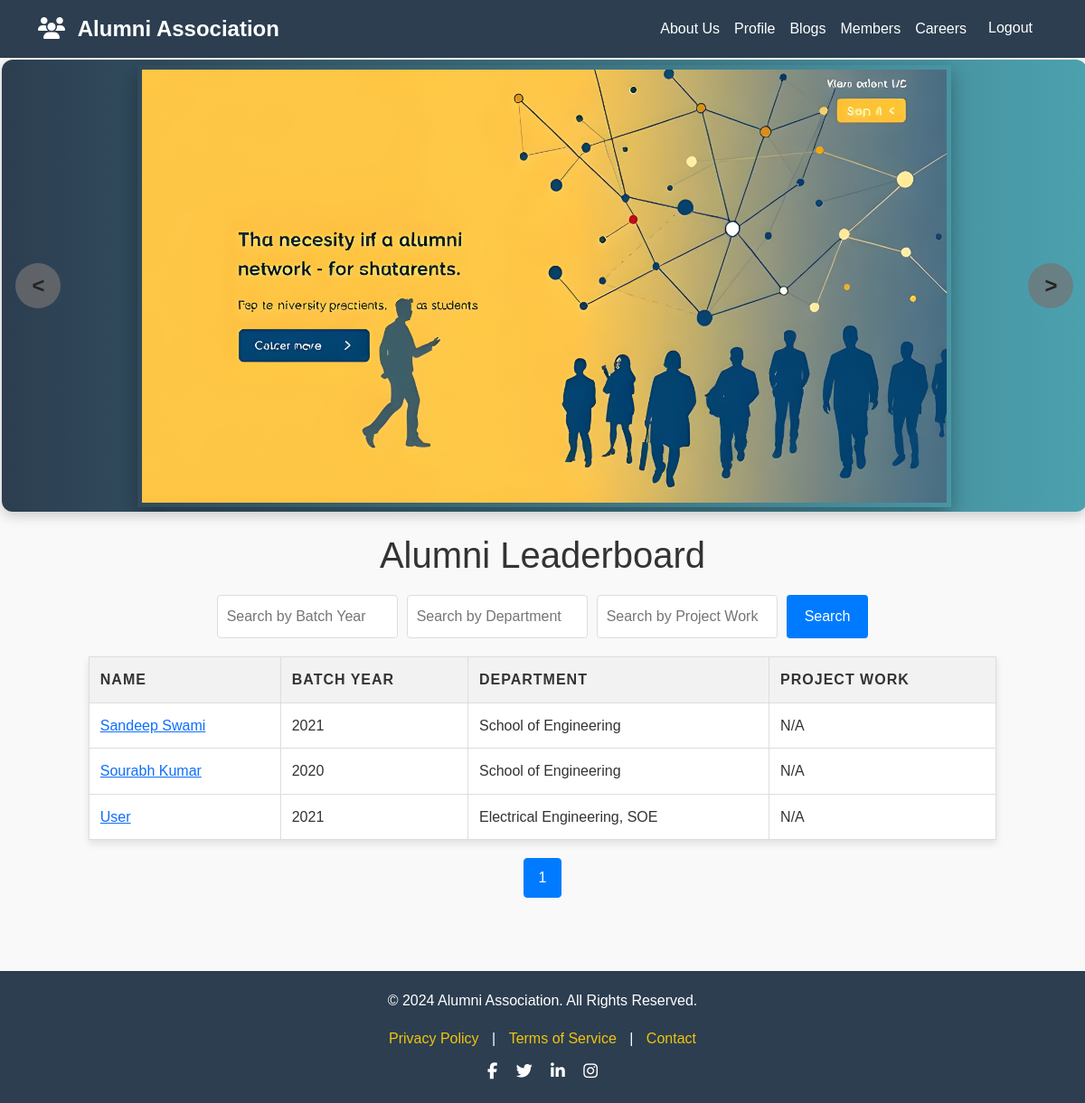
Screenshot of /members (signed in) with the database file from the repository.
### website/models.py (models this page shows, shortened)
class Member(db.Model):
    id = db.Column(db.Integer, primary_key=True)
    name = db.Column(db.String(150), nullable=True,default="User")
    batch = db.Column(db.String(50), nullable=True)
    specialization = db.Column(db.String(100), nullable=True)
    department = db.Column(db.String(100), nullable=True)
    profile_pic = db.Column(db.String(255), default='default.jpg')
    contact = db.Column(db.String(20), nullable=True)
    email = db.Column(db.String(150), unique=True, nullable=False)
    achievements = db.Column(db.Text, nullable=True,default="NONE")
    experiences = db.Column(db.Text, nullable=True,default="NONE")
    hobbies = db.Column(db.Text, nullable=True,default="NONE")
    reviews = db.relationship('Reviews', backref='member', lazy=True, cascade="all, delete")
    projects = db.relationship('Project', backref='member', lazy=True)
    events = db.relationship('Events', backref='member', lazy=True)
    Profile_pic = db.relationship('img',backref='member',lazy=True)
    sent_messages = db.relationship('ChatMessage', foreign_keys='ChatMessage.sender_id', backref='message_sender', lazy=True, cascade="all, delete")
    received_messages = db.relationship('ChatMessage', foreign_keys='ChatMessage.receiver_id', backref='message_receiver', lazy=True, cascade="all, delete")
    friends = db.relationship(
        'Member',
        secondary=friends_association,
        primaryjoin=(friends_association.c.member_id == id),
        secondaryjoin=(friends_association.c.friend_id == id),
        backref='friend_of',
        lazy='dynamic'
    )

### website/views.py (the view)
@views.route('/members')
@login_required
def alumni():
    current_year = datetime.now().year
    query = Member.query.filter(Member.batch <= current_year - 4)
    batch_year = request.args.get('batch')
    department = request.args.get('department')
    project_work = request.args.get('project_work')
    if batch_year:
        query = query.filter(Member.batch == int(batch_year))
    if department:
        query = query.filter(Member.department.ilike(f'%{department}%'))
    if project_work:
        query = query.filter(Member.project_work.ilike(f'%{project_work}%'))
    per_page = 10
    page = request.args.get('page', default=1, type=int)
    paginated_alumni = query.paginate(page=page, per_page=per_page, error_out=False)
    user_member = current_user.member
    return render_template(
        'member.html',
        user=current_user,
        alumni=paginated_alumni.items,
        current_page=page,
        total_pages=paginated_alumni.pages,
        member=user_member
    )

### website/templates/member.html (shortened to what this page needs)
{% extends "layout.html" %}
{% block body %}
<link rel="stylesheet" href="{{ url_for('static', filename='member.css') }}">
<h1>Alumni Leaderboard</h1>
<form id="search-form" method="GET" action="{{ url_for('views.alumni') }}">
    <input type="text" name="batch" placeholder="Search by Batch Year" value="{{ request.args.get('batch', '') }}">
    <input type="text" name="department" placeholder="Search by Department" value="{{ request.args.get('department', '') }}">
    <input type="text" name="project_work" placeholder="Search by Project Work" value="{{ request.args.get('project_work', '') }}">
    <button type="submit">Search</button>
</form>
<table>
    <thead>
        <tr>
            <th>Name</th>
            <th>Batch Year</th>
            <th>Department</th>
            <th>Project Work</th>
        </tr>
    </thead>
    <tbody>
        {% for alum in alumni %}
        <tr>
            <td><a href="{{ url_for('views.show_profile', member_id=alum.id) }}">{{ alum.name }}</a></td>
            <td>{{ alum.batch }}</td>
            <td>{{ alum.department }}</td>
            <td>{{ alum.project_work or 'N/A' }}</td>
        </tr>
        {% endfor %}
    </tbody>
</table>
<div class="pagination">
    {% for i in range(1, total_pages + 1) %}
    <a href="{{ url_for('views.alumni', page=i, batch=request.args.get('batch'), department=request.args.get('department'), project_work=request.args.get('project_work')) }}" class="{% if i == current_page %}active{% endif %}">{{ i }}</a>
    {% endfor %}
</div>
<br><br>
{% endblock %}

### website/static/top.css (style rules this page uses)
body { font-family: "Poppins", sans-serif; background-color: #f8f9fa; color: #817f7f; margin: 0; padding: 0; }

### website/static/member.css (style rules this page uses)
body { font-family: Arial, sans-serif; background-color: #f9f9f9; margin: 0; padding: 0; line-height: 1.6; }
h1 { text-align: center; color: #333; margin: 20px 0; }
#search-form { display: flex; flex-wrap: wrap; justify-content: center; gap: 10px; margin-bottom: 20px; padding: 0 20px; }
#search-form input { flex: 1; max-width: 200px; padding: 10px; border: 1px solid #ddd; border-radius: 4px; }
#search-form button { padding: 10px 20px; background-color: #007bff; color: white; border: none; border-radius: 4px; cursor: pointer; transition: background-color 0.3s; }
table { width: 90%; max-width: 1200px; margin: 20px auto; border-collapse: collapse; box-shadow: 0 4px 8px rgba(0, 0, 0, 0.1); }
th, td { border: 1px solid #ddd; padding: 12px; text-align: left; color: #333; }
th { background-color: #f2f2f2; font-weight: bold; text-transform: uppercase; letter-spacing: 1px; }
td { background-color: white; }
table tr:nth-child(even) { background-color: #f9f9f9; }
.pagination { margin-top: 20px; display: flex; justify-content: center; align-items: center; gap: 10px; }
.pagination a { padding: 8px 16px; text-decoration: none; background-color: #f4f4f4; color: #333; border: 1px solid #ddd; border-radius: 4px; transition: background-color 0.3s, color 0.3s; display: inline-block; text-align: center; }
.pagination a.active { background-color: #007bff; color: white; border-color: #007bff; }

### rows the page displays
Member: name "Sandeep Swami", batch "2021", department "School of Engineering", contact "N/A"
Member: name "Sourabh Kumar", batch "2020", department "School of Engineering", contact "N/A"
Member: name "User", batch "2021", department "Electrical Engineering, SOE", contact "N/A"

### other values shown
{{ i }} "1"
